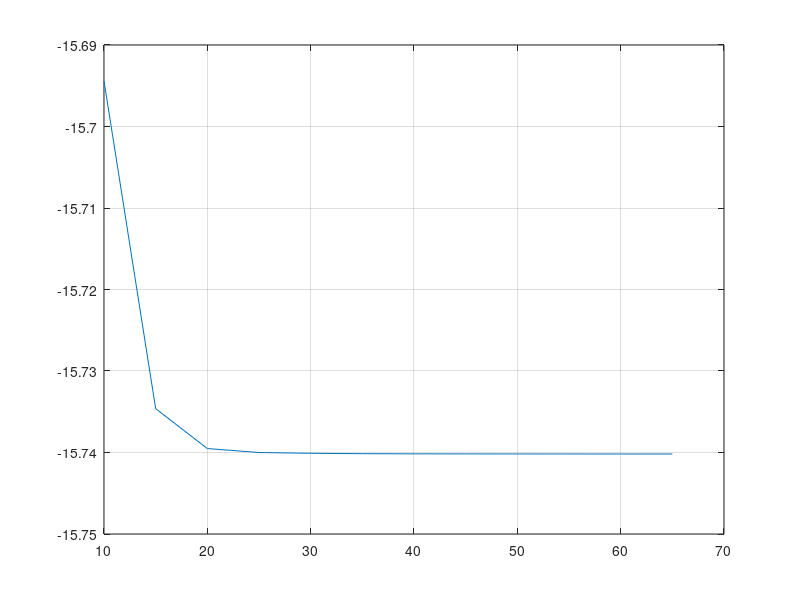

Write MATLAB code to recreate this figure.
C = [10 15 20 25 30 35 40 45 50 55 60 65] 
E = [-15.69441443 -15.73462163 -15.73951463 -15.74000292 -15.74009682 -15.74014643 -15.74016592 -15.74017272 -15.74017744 -15.74018146 -15.74018371 -15.74018535]
plot(C , E);
grid on;
